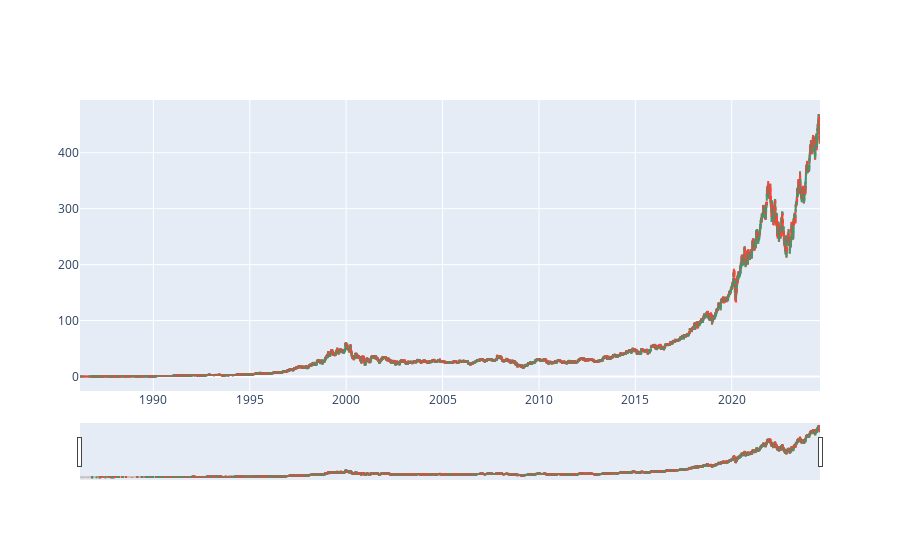

Notebook code for this chart:
### Markdown cell above
## Visualize the data with plotly

https://plotly.com/python/candlestick-charts/

### Code cell
df = df_MSFT

fig = go.Figure(data=[go.Candlestick(x=df.index,
                open=df['Open'],
                high=df['High'],
                low=df['Low'],
                close=df['Close'])])

fig.show()

### Figure 1 — Plotly figure (JSON) as saved in the notebook; plotly's stock layout.template omitted (floating-point values rounded to 4 significant figures; data arrays with more than 128 entries replaced by an {"elided": "..."} marker saying what was removed)
{"data": [{"close": {"elided": "9672 float values"}, "high": {"elided": "9672 float values"}, "low": {"elided": "9672 float values"}, "open": {"elided": "9672 float values"}, "type": "candlestick", "x": {"elided": "9672 str values"}}], "layout": {}}
